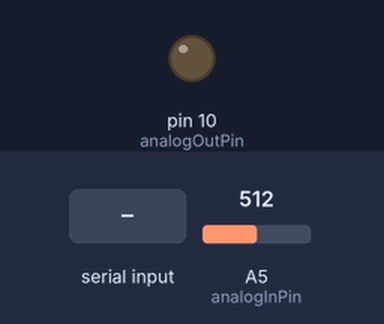
Bench run of a sketch on a simulated Arduino Uno, built with avr-gcc and run on an emulated ATmega328P. On the bench: output pins drawn as LEDs (lit = HIGH). The test bench sets the inputs (shaded band); at power-on: A5 (analogInPin) = 512. What the sketch prints to the serial monitor is not drawn.

Above: at 1.2 s.
1.3 s: "1" received over Serial
At 2.1 s:
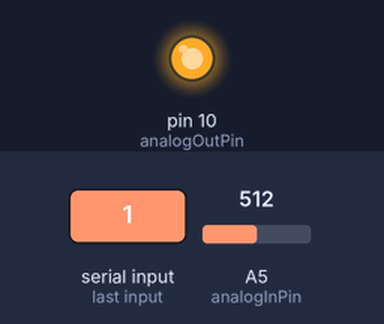
2.8 s: "2" received over Serial
At 3.5 s:
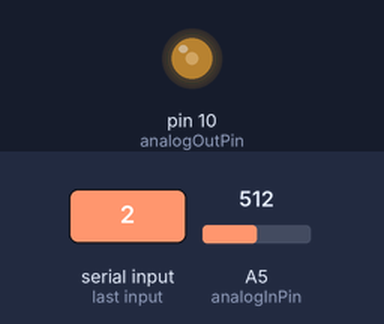
4.3 s: A5 (analogInPin) set to 110
7.3 s: A5 (analogInPin) set to 91
10.3 s: A5 (analogInPin) set to 11
11.8 s: A5 (analogInPin) set to 8
Timing chart, 0 to 14.8 s (numbered marks = the images above; inputs shaded):
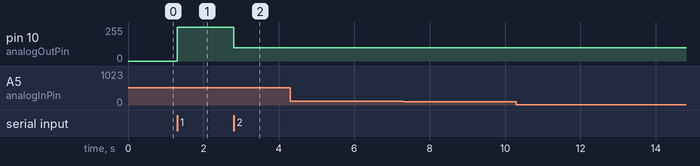

The sketch:

huoer.ino
```cpp
// These constants won't change. They're used to give names to the pins used:
const int analogInPin = A5;  // Analog input pin that the potentiometer is attached to
const int analogOutPin = 10; // Analog output pin that the LED is attached to

int sensorValue = 0;        // value read from the pot
int outputValue = 0;        // value output to the PWM (analog out)
byte inByte;
int quan = 0;
int mo=1;          //做霍尔传感器的标识
long time1;
long t1=0;
long t3,t2;
float speed1,speed2;//1是圈下来的平均速度，2是40圈平均速度（单位秒）
int sp[40];
int i=0;
int j;


void setup() {
  // initialize serial communications at 9600 bps:
  Serial.begin(115200);
}

void loop() {
  if(Serial.available()>0){
    inByte=Serial.read();
    while(1){
      time1=millis(); //计时函数 毫秒
      switch(inByte){
        case('1'):


          analogWrite(analogOutPin,255);
          sensorValue=analogRead(analogInPin);
          delayMicroseconds(1);
          Serial.print("Speed:255; Sensor:   ");
          Serial.print(sensorValue);
          delayMicroseconds(1);
          inByte=Serial.read();


          if(inByte!='2' and inByte!='3')
            inByte='1';
          else
            break;
          break;

        case('2'):
          delayMicroseconds(1);
          analogWrite(analogOutPin, 100);
          sensorValue=analogRead(analogInPin);
          delayMicroseconds(1);
          Serial.print("Speed:100; Sensor:\t");
          Serial.print(sensorValue);
          delayMicroseconds(1);
          inByte=Serial.read();
          if(inByte!='1' or inByte!='3')
            inByte='2';
          else
            break;
          break;

        case('3'):
            delayMicroseconds(1);
            analogWrite(analogOutPin, 60);
            sensorValue=analogRead(analogInPin);
            delayMicroseconds(1);
            Serial.print("Speed:0; Sensor:\t");
            Serial.println(sensorValue);
            delayMicroseconds(1);
            inByte=Serial.read();
            if(inByte!='2' or inByte!='1')
              inByte='3';
            else
              break;
            break;
        default:
          Serial.print("4：\t");
          Serial.println(inByte);
          delayMicroseconds(1);
          analogWrite(analogOutPin, 0);
          Serial.println("Speed:0;");
          inByte=Serial.read();
          if(inByte=='1' or inByte=='2' or inByte=='3')
            break;

          }


          if(mo==1)
          {
            if(sensorValue<10)
            {
             quan++;
             mo=0;
             t2=time1;
             t3=t2-t1;
             t1=t2;
            }
          }


          if(sensorValue>100)
          {mo=1;
          }

          speed1=1000/t3;

          Serial.print(" ");
          Serial.print(quan);
          Serial.print(" ");
          Serial.print(time1);
          Serial.print("     ");
          Serial.print(t3);
          Serial.print("   Speed:");
          Serial.print(speed1);
          Serial.print("     ");

          //计算风扇速度
          if(i<40){
          sp[i]=speed1;

          int leiji;
          for(j=0;j<i;j++)
          {
            leiji +=sp[j];
            }
          speed2=(leiji * 60)/(i+1);
          Serial.println(speed2);

          i++;
          }

          else
          {int leiji;
          for(j=0;j<40;j++)
          {sp[j]=sp[j+1];
           leiji += sp[j];

            }
          sp[40]=speed1;
          leiji +=sp[40];
          speed2=(leiji * 60)/40;
          Serial.println(speed2);


            }


    }
  }
  //delayMicroseconds(1);
}
```

Measured:
- after the input at 1.3 s, pin 10 (analogOutPin): 0/255 → 255/255 at once
- after the input at 2.8 s, pin 10 (analogOutPin): 255/255 → 100/255 at once
